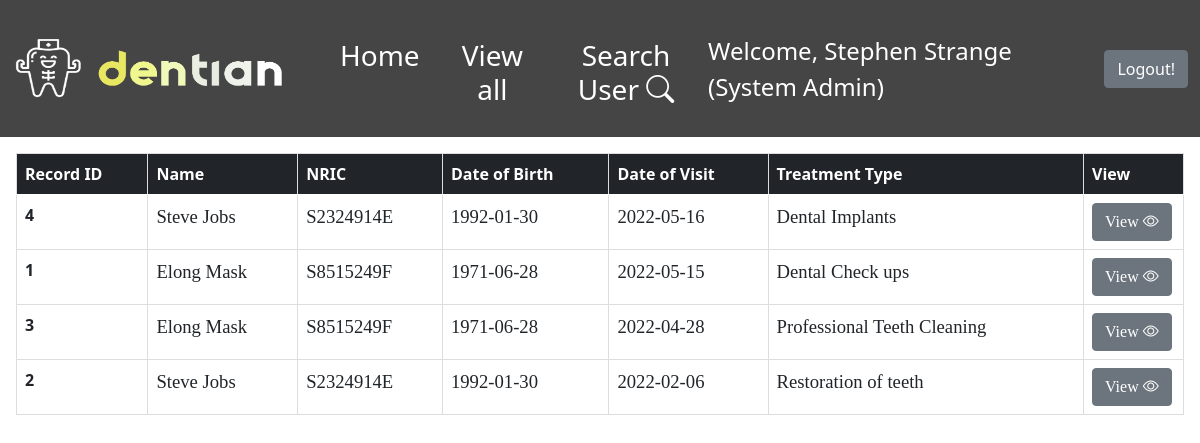
Screenshot of /AssistantDashboard.php (signed in) with the database file from the repository.
### tables this page shows
CREATE TABLE `patient_record` (
  `Record_ID` int(6) NOT NULL,
  `Patient_ID` int(11) NOT NULL,
  `Treatment_Date` date DEFAULT NULL,
  `Treatment_type` varchar(50) NOT NULL,
  `Treatment_details` varchar(255) NOT NULL,
  `Material_used` varchar(255) NOT NULL,
  `Doctor/Assistant 1` varchar(50) NOT NULL,
  `Doctor/Assistant 2` varchar(50) NOT NULL
);

CREATE TABLE `patient_profile` (
  `Patient_ID` int(11) NOT NULL,
  `Status` varchar(10) NOT NULL DEFAULT 'Active',
  `First_Name` varchar(20) NOT NULL,
  `Last_Name` varchar(20) NOT NULL,
  `NRIC_PNum` varchar(9) NOT NULL,
  `Gender` char(1) NOT NULL,
  `Birth_Date` date DEFAULT NULL,
  `Address` varchar(50) NOT NULL,
  `Nationality` varchar(100) NOT NULL,
  `Phone_Num` int(8) NOT NULL,
  `Email` varchar(50) NOT NULL,
  `Marital Status` varchar(20) NOT NULL,
  `Occupation` varchar(50) NOT NULL,
  `Smoker` varchar(3) NOT NULL,
  `Allergies` varchar(100) DEFAULT NULL,
  `Long_term_med` varchar(200) DEFAULT NULL,
  `Existing_Med_Conds` varchar(200) DEFAULT NULL,
  `Referred_by_clinic` varchar(50) DEFAULT NULL,
  `Referred_memo` varchar(200) DEFAULT NULL,
  `Family_ID` int(100) DEFAULT NULL,
  `Emer_Name` varchar(20) NOT NULL,
  `Emer_Contact` int(8) NOT NULL,
  `Emer_relation` varchar(10) NOT NULL,
  `Subsidies` varchar(3) NOT NULL
);

### db_connection.php (called while the page is built, shortened)
<?php
class DB_Connect
{
    public function connect()
    {
        try {
            $host2 = "sql6.freemysqlhosting.net";
            $db2 = "sql6501826";
            $username2 = "sql6501826";
            $password2 = "YnaPNqTYI4";
            $conn = new PDO('mysql:host='. $host2 . '; dbname=' . $db2 , $username2, $password2);
            return $conn;
        } catch (PDOException $e) {
            print "Error: " . $e->getMessage() . "<br>";
            die();
        }
    }
}

### AssistantDashboard.php (the view, shortened to what this page needs)
<?php
include 'db_connection.php';
require_once('Navbar.php');
if(!isset($_SESSION['Role']) && empty($_SESSION['Role'])) {
	header("Location: index.php");
}else {
    if (!isset($_SESSION['patientprof']) && empty($_SESSION['patientprof'])) {
        $db = new DB_Connect();
        $stmt = $db->connect()->prepare("SELECT r.Record_ID, profile.First_Name, profile.Last_Name, profile.NRIC_PNum, profile.Birth_Date,
        r.Treatment_Date, r.Treatment_Type, r.Treatment_details, r.Material_used, `Doctor/Assistant 1`, `Doctor/Assistant 2` FROM `patient_record`
        as r INNER JOIN patient_profile as profile on profile.Patient_ID = r.Patient_ID order by r.Treatment_Date DESC");
        $stmt->execute();
        if ($stmt->rowCount() > 0) {
            $patient_records = $stmt->fetchAll(PDO::FETCH_ASSOC);
        }
    } else {
        $patient_records = $_SESSION['patientprof'];
        $errormsg = $_SESSION['errorMsg'];
        $rowCount = $_SESSION['rowCount'];
    }
}
?>
<html>
<head>
    <link rel="stylesheet" href="https://cdn.jsdelivr.net/npm/bootstrap-icons@1.8.1/font/bootstrap-icons.css">
    <link href="https://cdn.jsdelivr.net/npm/bootstrap@5.0.2/dist/css/bootstrap.min.css" rel="stylesheet">
    <link rel="stylesheet" href="https://cdn.jsdelivr.net/npm/bootstrap-icons@1.8.1/font/bootstrap-icons.css">
</head>
<body>
    <div class="w-100 p-3">
        <table class="table table-hover ps-1">
            <thead class="table-dark">
            <tr>
                    <th scope="col">Record ID</th>
                    <th scope="col">Name</th>
                    <th scope="col">NRIC</th>
                    <th scope="col">Date of Birth</th>
                    <th scope="col">Date of Visit</th>
                    <th scope="col">Treatment Type</th>
					<th scope="col" style="width: 100px">View</th>
                </tr>
            </thead>
            <tbody>
               <?php
                foreach ($patient_records as $record) {
                    echo
                    '<tr>' .
                    '<th scope="row">' . $record['Record_ID'] . '</th>' .
                    '<td>' . $record['First_Name'] . ' ' . $record['Last_Name'] . '</td>' .
                    '<td>' . $record['NRIC_PNum'] . '</td>' .
                    '<td>' . $record['Birth_Date'] . '</td>' .
                    '<td>' . $record['Treatment_Date'] . '</td>' .
                    '<td>' . $record['Treatment_Type'] . '</td>' .
                    '<td style="display:none">' . $record['Treatment_details'] . '</td>' .
                    '<td style="display:none">' . $record['Material_used'] . '</td>' .
                    '<td style="display:none">' . $record['Doctor/Assistant 1'] . '</td>' .
                    '<td style="display:none">' . $record['Doctor/Assistant 2'] . '</td>' .
                    '<td><button type="button" class="btn btn-secondary viewBtn" data-bs-toggle="modal" data-bs-target="#viewAcc">View  <i class="bi bi-eye"></i></button></td>' .
                    '</tr>';
                }
               ?>
            </tbody>
        </table>
    </div>
</body>
</html>

### AssistantDashboard.php (style rules this page uses)
p, td { font-family: garamond; font-size: 14pt; }
td, th { border: 1px solid #ddd; }
table { width: 50%; background-color: white; text-align: left; }
body { background-image: url('img/AdminBackground.png'); background-repeat: no-repeat; background-attachment: fixed; background-size: cover; }

### rows the page displays
patient_record: Record_ID "4", Patient_ID.First_Name "Steve", Patient_ID.Last_Name "Jobs", Patient_ID.NRIC_PNum "S2324914E", Patient_ID.Birth_Date "1992-01-30", Treatment_Date "2022-05-16", Treatment_type "Dental Implants"
patient_record: Record_ID "1", Patient_ID.First_Name "Elong", Patient_ID.Last_Name "Mask", Patient_ID.NRIC_PNum "S8515249F", Patient_ID.Birth_Date "1971-06-28", Treatment_Date "2022-05-15", Treatment_type "Dental Check ups"
patient_record: Record_ID "3", Patient_ID.First_Name "Elong", Patient_ID.Last_Name "Mask", Patient_ID.NRIC_PNum "S8515249F", Patient_ID.Birth_Date "1971-06-28", Treatment_Date "2022-04-28", Treatment_type "Professional Teeth Cleaning"
patient_record: Record_ID "2", Patient_ID.First_Name "Steve", Patient_ID.Last_Name "Jobs", Patient_ID.NRIC_PNum "S2324914E", Patient_ID.Birth_Date "1992-01-30", Treatment_Date "2022-02-06", Treatment_type "Restoration of teeth"

### other values shown
$_SESSION['Name'] "Stephen Strange"
$_SESSION['Role'] "System Admin"
